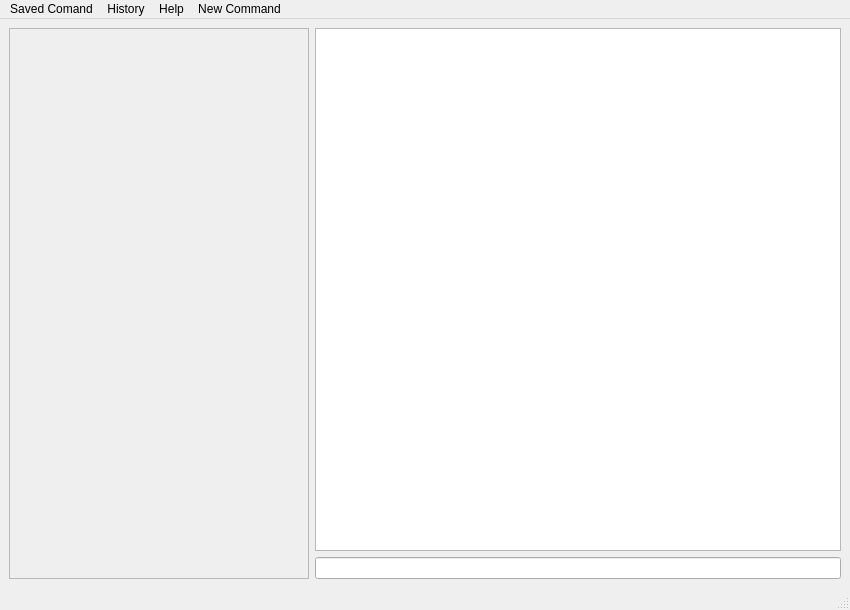
<?xml version="1.0" encoding="UTF-8"?>
<ui version="4.0">
 <class>MainWindow</class>
 <widget class="QMainWindow" name="MainWindow">
  <property name="enabled">
   <bool>true</bool>
  </property>
  <property name="geometry">
   <rect>
    <x>0</x>
    <y>0</y>
    <width>850</width>
    <height>610</height>
   </rect>
  </property>
  <property name="sizePolicy">
   <sizepolicy hsizetype="Fixed" vsizetype="Fixed">
    <horstretch>0</horstretch>
    <verstretch>0</verstretch>
   </sizepolicy>
  </property>
  <property name="windowTitle">
   <string>GNU Widget</string>
  </property>
  <widget class="QWidget" name="centralwidget">
   <layout class="QGridLayout" name="gridLayout">
    <item row="0" column="1">
     <widget class="QTextEdit" name="Console">
      <property name="enabled">
       <bool>true</bool>
      </property>
      <property name="readOnly">
       <bool>true</bool>
      </property>
     </widget>
    </item>
    <item row="0" column="0" rowspan="2">
     <widget class="QScrollArea" name="scrollArea">
      <property name="minimumSize">
       <size>
        <width>265</width>
        <height>0</height>
       </size>
      </property>
      <property name="maximumSize">
       <size>
        <width>300</width>
        <height>16777215</height>
       </size>
      </property>
      <property name="widgetResizable">
       <bool>true</bool>
      </property>
      <widget class="QWidget" name="scrollAreaWidgetContents">
       <property name="geometry">
        <rect>
         <x>0</x>
         <y>0</y>
         <width>298</width>
         <height>546</height>
        </rect>
       </property>
       <layout class="QVBoxLayout" name="verticalLayout"/>
      </widget>
     </widget>
    </item>
    <item row="1" column="1">
     <widget class="QLineEdit" name="lineEdit">
      <property name="maximumSize">
       <size>
        <width>16777215</width>
        <height>30</height>
       </size>
      </property>
     </widget>
    </item>
   </layout>
  </widget>
  <widget class="QMenuBar" name="menubar">
   <property name="geometry">
    <rect>
     <x>0</x>
     <y>0</y>
     <width>850</width>
     <height>22</height>
    </rect>
   </property>
   <widget class="QMenu" name="menuGNUWidget">
    <property name="title">
     <string>Saved Comand</string>
    </property>
    <addaction name="actionSavedCommand"/>
   </widget>
   <widget class="QMenu" name="menuHistory">
    <property name="title">
     <string>History</string>
    </property>
    <addaction name="actionOpen"/>
   </widget>
   <widget class="QMenu" name="menuHelp">
    <property name="title">
     <string>Help</string>
    </property>
   </widget>
   <widget class="QMenu" name="menuNew_Command">
    <property name="title">
     <string>New Command</string>
    </property>
    <addaction name="actionCreate"/>
   </widget>
   <addaction name="menuGNUWidget"/>
   <addaction name="menuHistory"/>
   <addaction name="menuHelp"/>
   <addaction name="menuNew_Command"/>
  </widget>
  <widget class="QStatusBar" name="statusbar"/>
  <action name="actionCreate">
   <property name="text">
    <string>Create...</string>
   </property>
  </action>
  <action name="actionOpen">
   <property name="text">
    <string>Open...</string>
   </property>
  </action>
  <action name="actionSavedCommand">
   <property name="text">
    <string>Open...</string>
   </property>
  </action>
 </widget>
 <resources/>
 <connections/>
</ui>
